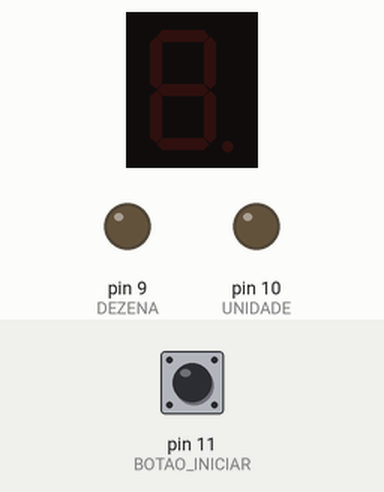
A sketch run on a simulated Arduino Uno, built with avr-gcc and run on an emulated ATmega328P. Parts: 1-digit seven-segment display, output pins drawn as LEDs (lit = HIGH). Wiring (inferred from the names in the program): 1-digit 7-segment display, segments lit when HIGH: segments pin 2, pin 3, pin 4, pin 5, pin 6, pin 7, pin 8. Dashed ring = blinking. The inputs (shaded band) are chosen by the test bench; at power-on: pin 11 (BOTAO_INICIAR) HIGH. The segment pins are drawn as the display they are named for; pins used as bus, display or sensor lines are not drawn.

Above: at 1.2 s.
1.3 s: pin 11 (BOTAO_INICIAR) pulled LOW for 0.15 s
At 1.5 s:
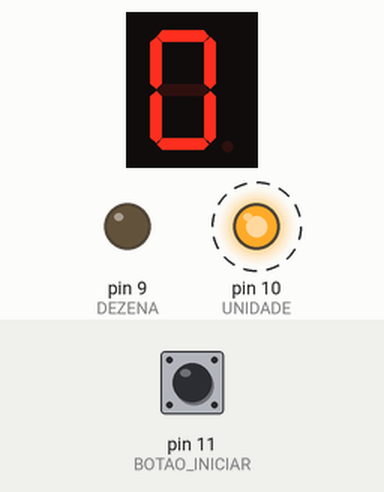
4.3 s: pin 11 (BOTAO_INICIAR) pulled LOW for 1 s
At 5.1 s:
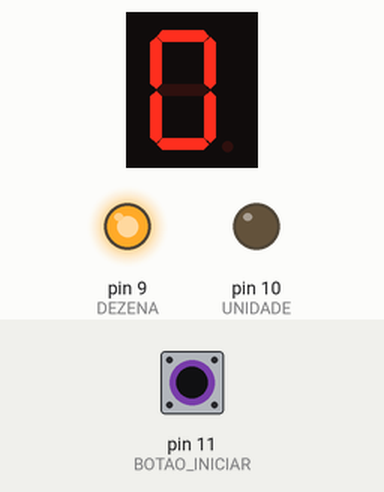
6.8 s: pin 11 (BOTAO_INICIAR) pulled LOW for 0.15 s
At 7.0 s:
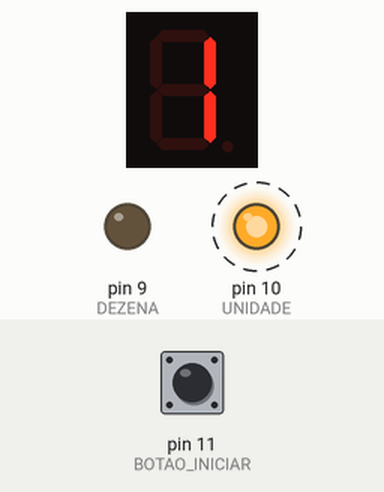
9.9 s: pin 11 (BOTAO_INICIAR) pulled LOW for 3.2 s
At 13.7 s:
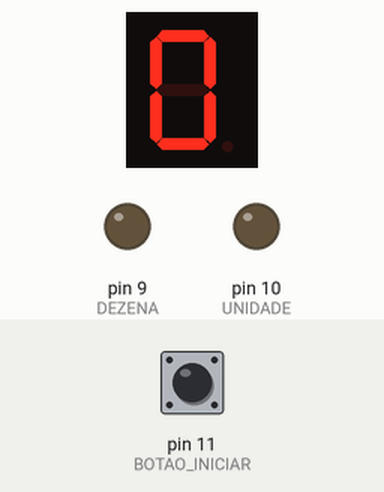
14.6 s: pin 11 (BOTAO_INICIAR) pulled LOW for 0.15 s
At 14.9 s:
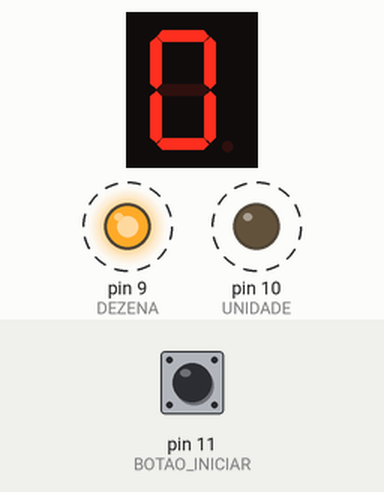
26.7 s: pin 11 (BOTAO_INICIAR) pulled LOW for 1 s
At 28.5 s:
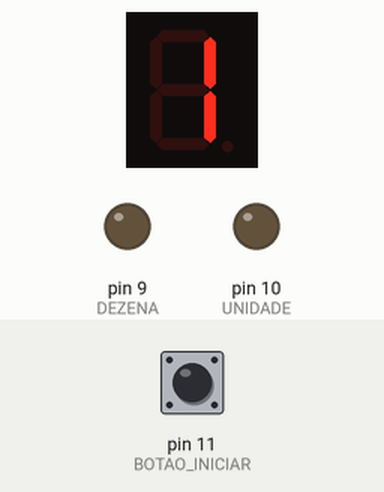
Timing chart, 0 to 30.0 s (numbered marks = the images above; inputs shaded):
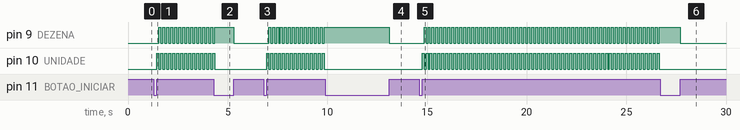

The sketch:

07a_Sete_Seguimentos_Duplo.ino
```cpp
/*
    Display duplo de 7 seguimentos de 0 à 99
    No Arduino podemos representar os números em binário iniciando seu valor com "B"
    Exemplo (Display 7 seguimentos):
    B,PONTO,SEG_G,SEG_F,SEG_E,SEG_D,SEG_C,SEG_B,SEG_A
    B,0    ,0    ,0    ,0    ,0    ,0    ,0    ,0

  Inicie contagem e zere contagem do display pressionando botão no pino digital 11 do Arduino
*/

// -------------------------------------------------------------------------------------------------------- (1)

// #define => Constante
#define SEG_A 2 // definir pino "2" Arduino (apelidar de SEG_A)
#define SEG_B 3 // definir pino "3" Arduino (apelidar de SEG_B)
#define SEG_C 4 // definir pino "4" Arduino (apelidar de SEG_C)
#define SEG_D 5 // definir pino "5" Arduino (apelidar de SEG_D)
#define SEG_E 6 // definir pino "6" Arduino (apelidar de SEG_E)
#define SEG_F 7 // definir pino "7" Arduino (apelidar de SEG_F)
#define SEG_G 8 // definir pino "8" Arduino (apelidar de SEG_G)

#define DEZENA 9 // definir pino "9" Arduino (apelidar de DEZENA)
#define UNIDADE 10 // definir pino "10" Arduino (apelidar de UNIDADE)

#define BOTAO_INICIAR 11 // definir pino "11" Arduino (apelidar de BOTAO_INICIAR)

int contagem = 0; // variável global
int espera = 0; // variável global
bool ativo = false; // variável global

// lista de números binários de 0 à 9 (tipo int)
int mapaDisplay[] = {
  B00111111, B00000110, B01011011, B01001111,
  B01100110, B01101101, B01111100, B00000111,
  B01111111, B01100111
};

// -------------------------------------------------------------------------------------------------------- (6)

// função mostra número
void mostrarNumero(int numero) {

  // variáveis para controle
  int mapa = mapaDisplay[numero]; // (variável local)
  int bitAtual = B00000001; // (variável local)

  // Testa e (acender pino 2 à 8 Arduino)
  for (int i = 2; i <= 8; i++) {
    int acender = mapa & bitAtual; //(CALCULO PARA TESTE)
    digitalWrite(i, acender); // acender pino (SIM ou NÃO)
    bitAtual = bitAtual << 1; // desloca digito "1" para esquerda (para novo teste)
  }

/*
    (CALCULO PARA TESTE)
    B00000110 <= mapa
  & B00000001 <= bitAtual
    ---------
    B00000000 = 0 em decimal

  	(NOVO TESTE)
    B00000110 <= mapa
  & B00000010 <= bitAtual
    ---------
    B00000010 = 1 em decimal
  */
}

// -------------------------------------------------------------------------------------------------------- (5)

// função "mostrarDigito()" ocorre a cada 0,2s
void mostrarDigitos(int dezena, int unidade) { // dezena e unidade variável local
  // habilita display "UNIDADE" em envia número para função "mostrarNumero()"
  digitalWrite(UNIDADE, HIGH); // habilita
  digitalWrite(DEZENA, LOW); // desabilita
  mostrarNumero(unidade); // envia valor numérico a função
  delay(100); // "espera"

  digitalWrite(UNIDADE, LOW); // desabilita
  digitalWrite(DEZENA, HIGH); // habilita
  mostrarNumero(dezena); // envia valor numérico a função
  delay(100); // "espara"

}

// -------------------------------------------------------------------------------------------------------- (4)

void contar(){
  /*
    A função "mostrarDigitos()" demora 0,2s para ocorrer.
    A variável espera incrementa variável "contagem" após 5 incremento.
    Resumindo matematicamente 0,2 * 5 = 1s
    Após 1s ocorre incremento "contagem"
  */
  if (espera == 5) {
    contagem++;
    espera = 0;
  }

  espera++;// artificio "delay" para função "mostrarDigitos()"


  int div_inteira = contagem / 10; // extrai dezena do número inteiro (variável local)
  int div_resto = contagem % 10; // extrai unidade do número inteiro (variável local)

  mostrarDigitos(div_inteira, div_resto); // (div_inteira = dezena , div_resto = unidade)

  // quando contado atinge 99, retorna a 0, pois projeto possui apenas 2 display
  if (contagem == 99) {
    contagem = 0;
  }
}

// -------------------------------------------------------------------------------------------------------- (2)

void setup(){
  /*    INPUT_PULLUP é um modo de pino digital no Arduino que usa um resistor interno para puxar o pino
      para a tensão de alimentação alto (HIGH) quando não está conectado a nada. Isso permite que você use um botão
      para nível logico baixo (LOW) e controlar alguma condição.
  */
  pinMode(BOTAO_INICIAR, INPUT_PULLUP); // pino(porta, entrada)

  pinMode(SEG_A, OUTPUT); // pino(porta, saída)
  pinMode(SEG_B, OUTPUT); // pino(porta, saída)
  pinMode(SEG_C, OUTPUT); // pino(porta, saída)
  pinMode(SEG_D, OUTPUT); // pino(porta, saída)
  pinMode(SEG_E, OUTPUT); // pino(porta, saída)
  pinMode(SEG_F, OUTPUT); // pino(porta, saída)
  pinMode(SEG_G, OUTPUT); // pino(porta, saída)

  pinMode(DEZENA, OUTPUT); // pino(porta, saída)
  pinMode(UNIDADE, OUTPUT); // pino(porta, saída)
}

// -------------------------------------------------------------------------------------------------------- (3)

void loop(){
  // zera contagem e inicia programação toda vez que botão é pressionado
  if (digitalRead(BOTAO_INICIAR) == 0){
    contagem = 0; // inicio da contagem
    ativo = !ativo; // altera condição verdadeiro e falso com botão apertado

    // trava estado do botão quando pressionado
    while (digitalRead(BOTAO_INICIAR) == 0){} // não faz nada

    digitalWrite(UNIDADE, LOW); // display apaga
    digitalWrite(DEZENA, LOW); // display apaga
  }

  // quando variável ("ativo" = verdade) inicia contagem
  if (ativo){
    contar(); // inicia contagem
  }
}
```

TESTE01.cpp
```cpp
#include <Arduino.h>
```

TESTE02.cpp
```cpp
#include <Arduino.h> 
```

TESTE03.cpp
```cpp
#include <Arduino.h>
```

Measured:
- after the input at 1.3 s, pin 9 (DEZENA): alternates HIGH for 0.10 s and LOW for 0.10 s, starting after 0.25 s; pin 10 (UNIDADE): alternates HIGH for 0.10 s and LOW for 0.10 s, starting after 0.15 s; the display: changes after 0.15 s (image 1)
- after the input at 4.3 s, pin 10 (UNIDADE): goes on until 4.4 s, then stays LOW
- after the input at 6.8 s, pin 9 (DEZENA): alternates HIGH for 0.10 s and LOW for 0.10 s, starting after 0.25 s; pin 10 (UNIDADE): alternates HIGH for 0.10 s and LOW for 0.10 s, starting after 0.15 s; the display: changes after 0.15 s (image 3)
- after the input at 9.9 s, pin 10 (UNIDADE): stops changing and stays LOW
- after the input at 14.6 s, pin 9 (DEZENA): alternates HIGH for 0.10 s and LOW for 0.10 s, starting after 0.25 s; pin 10 (UNIDADE): alternates HIGH for 0.10 s and LOW for 0.10 s, starting after 0.15 s; the display: first changes after 0.15 s (image 5 shows a later state)
- after the input at 26.7 s, pin 10 (UNIDADE): stops changing and stays LOW
